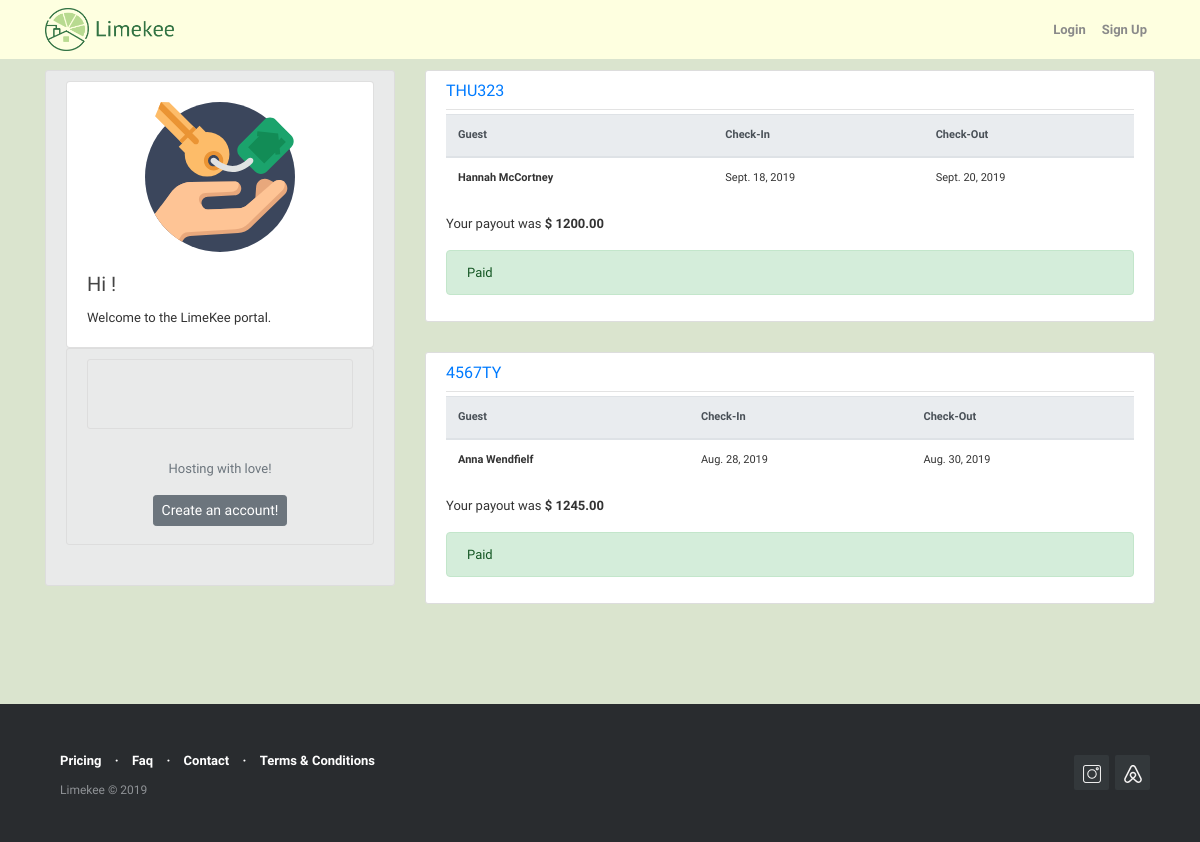
The app's page /reservation/user/Julieta, older data.
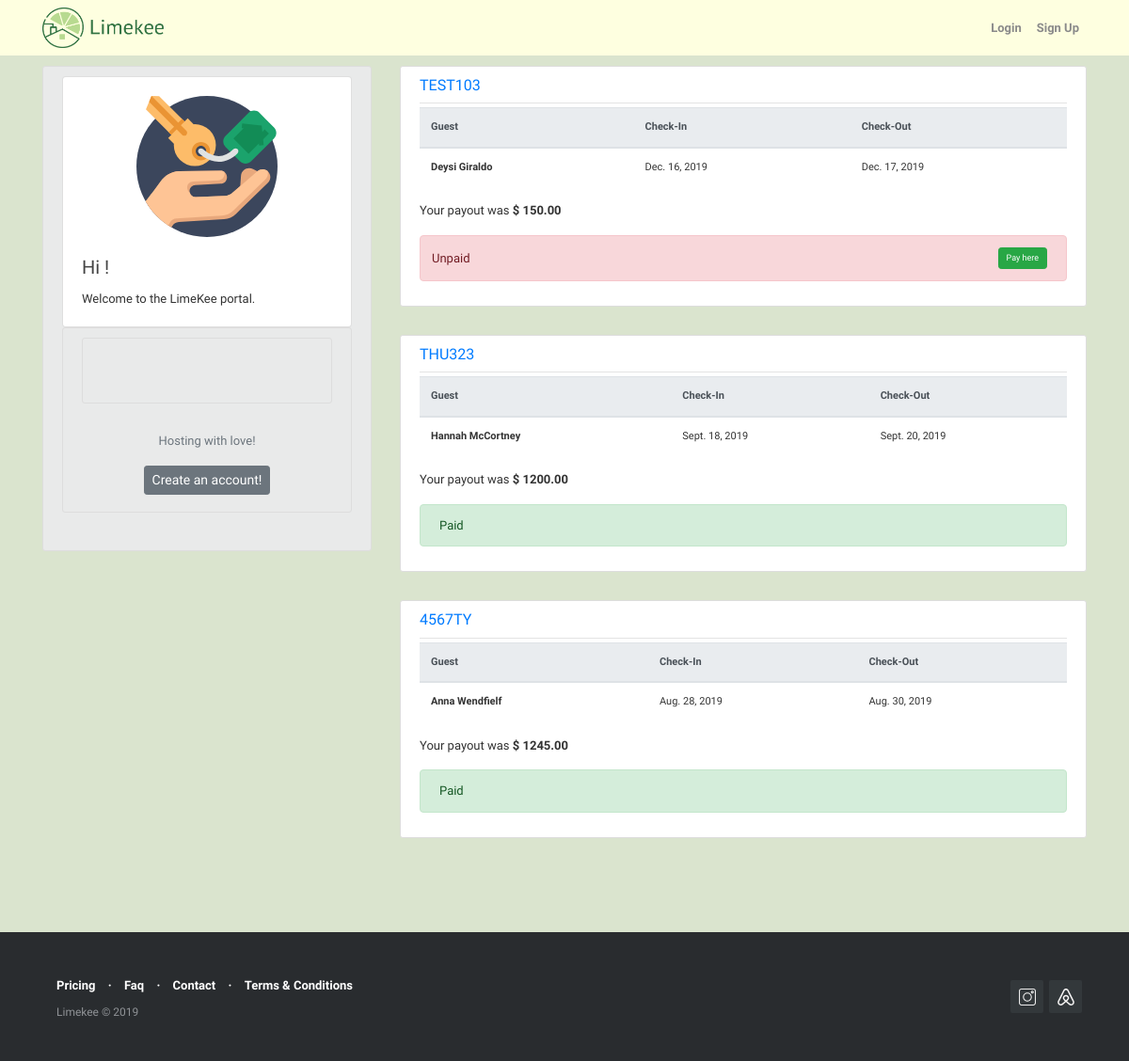
The same page, newer data.
### reservations/models.py (models this page shows, shortened)
class Reservations(models.Model):
    confirmation_code = models.CharField(max_length=12, primary_key=True)
    host = models.ForeignKey(User, on_delete=models.CASCADE)
    guest = models.CharField(max_length=120)
    check_in = models.DateField(default=date.today)
    check_out = models.DateField(default=date.today)
    price = models.DecimalField(decimal_places=2, max_digits=1000)
    limekee_fee = models.DecimalField(decimal_places=2, max_digits=1000, blank=True, null=False, default=0)
    cleaning_fee = models.DecimalField (decimal_places=2, max_digits=1000, blank=True, null=False, default=0)
    extra_fee = models.DecimalField (decimal_places=2, max_digits=1000, blank=True, null=False, default=0)
    total_due = models.DecimalField( decimal_places=2, max_digits=1000, default=0)
    notes = models.TextField(blank=True,null=False)
    paid = models.BooleanField(default=False)
    @property
    def total_due(self):
        return (self.limekee_fee + self.cleaning_fee + self.extra_fee)
    class Meta:
        permissions = [
            ("create_reservation", "Can create new reservation"),
        ]

### reservations/views.py (the view)
# urls.py: path('user/<str:username>', UserReservationListView.as_view(), name='user-reservations'),
class UserReservationListView(ListView):
    model = Reservations
    template_name = 'reservations/reservations_list.html'
    context_object_name = 'reservations'
    paginate_by = 4
    def get_queryset(self):
        self.user = get_object_or_404(User, username = self.kwargs.get('username'))
        return Reservations.objects.filter(host=self.user).order_by('-check_in')

### reservations/templates/reservations/reservations_list.html (shortened to what this page needs)
{% extends "blog/base.html" %}
{% block content %}
  {% if reservations %}
      {% for reservation in reservations %}
        <article class="media content-section">
            <div class="media-body">
                <div class="article-metadata">
                  <h6 class="article-title"> <a class="mr-2" href="{% url 'reservation-detail' reservation.pk %}">  {{ reservation.confirmation_code }}</a></h6>
                </div>
                <div class="table-responsive" style="font-size:11px">
                <table class="table table-hover">
                    <thead class="thead-light">
                        <tr>
                            <th scope="col">Guest</th>
                            <th scope="col">Check-In</th>
                            <th scope="col">Check-Out</th>
                        </tr>
                    </thead>
                    <tbody>
                        <tr>
                            <th scope="row">{{ reservation.guest }}</th>
                            <td>{{ reservation.check_in }}</td>
                            <td>{{ reservation.check_out }}</td>
                       </tr>
                   </tbody>
               </table>
               </div>
               <p class="article-content">  Your payout was <strong>$ {{ reservation.price }}</strong></p>
               {% if reservation.paid  %}
               <div class="alert alert-success" role="alert">
                  Paid
               </div>
               {% else %}
	       <div class="d-flex align-items-center bd-highlight justify-content-between alert alert-danger p-1" role="alert">
                      <div class="p-2 bd-highlight">
                          Unpaid
                      </div>
                      <div class="p-2 bd-highlight">
                        <a class="mr-2" href="{% url 'reservation-detail' reservation.pk %}">
                            <button type="button" class="btn btn-success btn-sm" style="font-size:9px">Pay here</button>
                        </a>
                      </div>
                </div>
               {% endif %}
            </div>
        </article>
      {% endfor %}
  {% else %}
    <div class="alert alert-info" role="alert"> <h4 class="alert-heading">Huh ! </h4>Currently, you don't have any reservations registered with Limekee. <br> Your property manager will update shortly.</div>
  {% endif %}
{% endblock content %}

Row changes from the older to the newer data that the page shows:
added Reservations: confirmation_code "TEST103", guest "Deysi Giraldo", check_in "Dec. 16, 2019", check_out "Dec. 17, 2019", price "150.00", paid "Unpaid"
